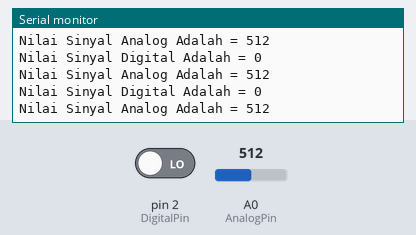
The sketch below on a simulated Arduino Uno, built with avr-gcc and run on an emulated ATmega328P. On the bench: the last lines printed to the serial monitor. Inputs (shaded band) come from the test bench; at power-on: A0 (AnalogPin) = 512, pin 2 (DigitalPin) LOW.

Above: at 1.3 s.
1.4 s: A0 (AnalogPin) set to 716
At 1.83 s:
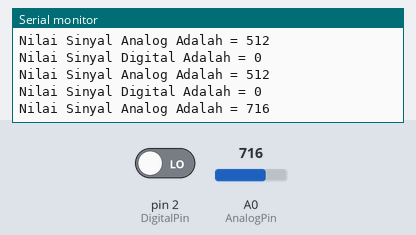
2.9 s: pin 2 (DigitalPin) driven HIGH
4.4 s: A0 (AnalogPin) set to 900
At 4.84 s:
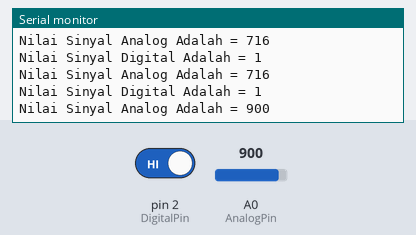
Timing chart, 0 to 7.4 s (numbered marks = the images above; inputs shaded):
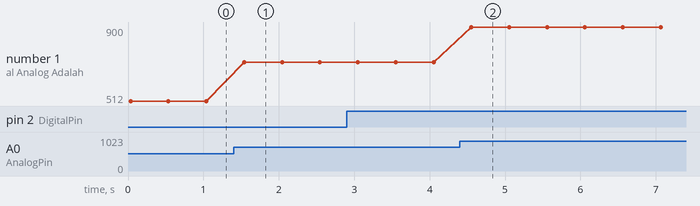

The sketch:

Test_Digital_Analog.ino
```cpp
#define DigitalPin 2
#define AnalogPin A0

int analogValue;
int digitalValue;

void setup() {
  pinMode(DigitalPin, INPUT);
  pinMode(AnalogPin, INPUT);
  Serial.begin(9600);
}

void loop() {

  digitalValue = digitalRead(DigitalPin);
  Serial.print("Nilai Sinyal Digital Adalah = ");
  Serial.println(digitalValue);

  analogValue = analogRead(AnalogPin);
  Serial.print("Nilai Sinyal Analog Adalah = ");
  Serial.println(analogValue);


  delay(500);

}
```

Measured:
- after the input at 1.4 s, the serial monitor: prints a new line after 0.14 s (image 1)
- after the input at 4.4 s, the serial monitor: prints a new line after 0.15 s (image 2)
- plotted number 1: 512 → 716 after the input at 1.4 s, 716 → 900 after the input at 4.4 s
